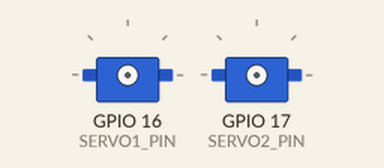
Recording of a sketch running on a simulated ESP32. Parts: 2 × servo. What the sketch prints to the serial monitor is not drawn.

Above: at 0.25 s.
At 0.65 s:
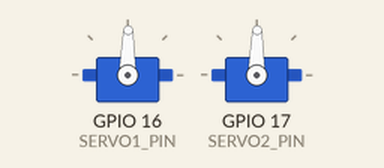
At 1.05 s:
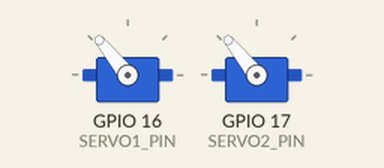
At 1.85 s:
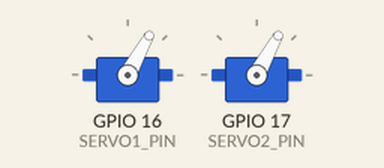
Timing chart, 0 to 4.3 s (numbered marks = the images above):
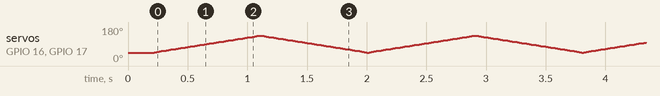

The sketch:

program.ino
```cpp
#include <Arduino.h>
#include <ESP32Servo.h>

#define SERVO1_PIN 16
#define SERVO2_PIN 17

Servo servo1;
Servo servo2;

TaskHandle_t taskServo1;
TaskHandle_t taskServo2;

void servo1Task(void *parameter) {
  int angle = 45;
  int dir = 1;
  for (;;) {
    servo1.write(angle);
    angle += dir * 2;
    if (angle >= 135 || angle <= 45) dir = -dir;
    vTaskDelay(pdMS_TO_TICKS(20));
  }
}

void servo2Task(void *parameter) {
  int angle = 45;
  int dir = 1;
  for (;;) {
    servo2.write(angle);
    angle += dir * 2;
    if (angle >= 135 || angle <= 45) dir = -dir;
    vTaskDelay(pdMS_TO_TICKS(20));
  }
}

void setup() {
  Serial.begin(115200);
  delay(200);
  Serial.println("Starting dual-core servo sync test...");

  servo1.attach(SERVO1_PIN);
  servo2.attach(SERVO2_PIN);

  servo1.write(45);
  servo2.write(45);

  xTaskCreatePinnedToCore(servo1Task, "Servo1 Task", 2048, NULL, 1, &taskServo1, 0);
  xTaskCreatePinnedToCore(servo2Task, "Servo2 Task", 2048, NULL, 1, &taskServo2, 1);
}

void loop() {
}
```
